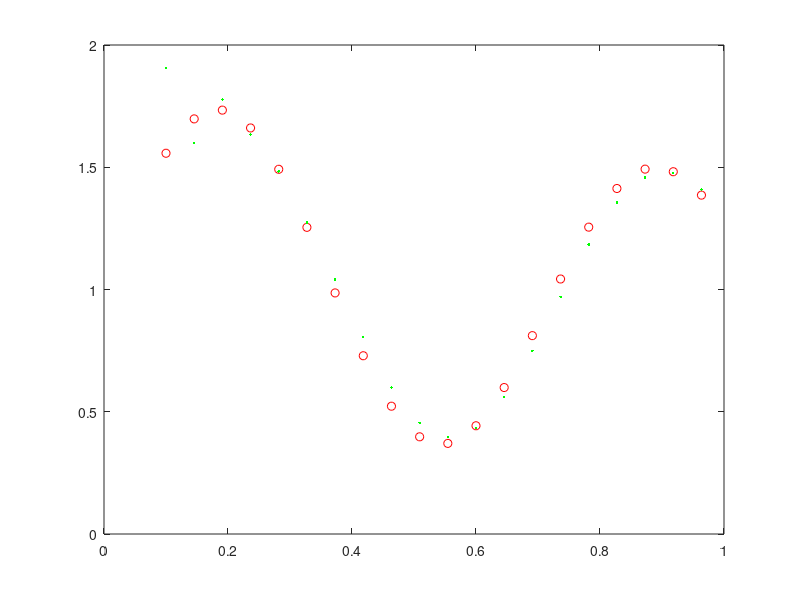

This chart was generated by the following MATLAB code:
x=0.1:1/22:1;
c1=1.73367;
sigma1=0.18;
c2=0.11;
sigma2=0.18;
w0=rand(1);
w1=rand(1);
w2=rand(1);

d=(1+0.6*sin(2*pi*x/0.7))+(0.3*sin(2*pi*x))/2;

n=0.75;
for j=1:100000
for i=1:20

    F1=exp(-(x(i)-c1)^2/(2*sigma1^2));
    F2=exp(-(x(i)-c2)^2/(2*sigma2^2));
    
    y=F1*w1+F2*w2+w0;
    e = d(i)-y;

    w0 = w0+n*e;
    w1 = w1+n*e*F1;
    w2 = w2+n*e*F2;

     y=F1*w1+F2*w2+w0;
     Y(i)=y;
end
end

plot(x,d,'ro',x,Y,'g.')